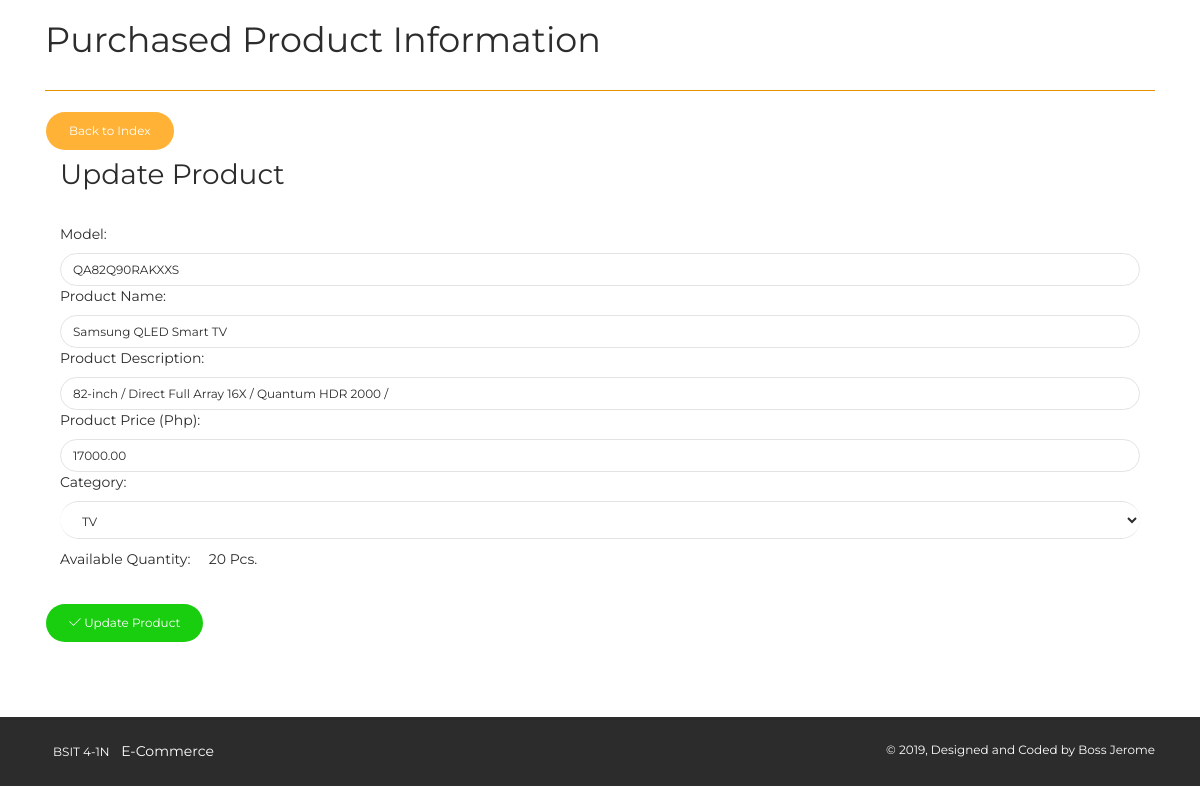
Screenshot of /appliances-shop/pages/product_update.php?prod_id=1 with the database file from the repository.
### tables this page shows
CREATE TABLE `products` (
  `prod_id` int(11) NOT NULL,
  `prod_name` varchar(100) NOT NULL,
  `prod_desc` varchar(500) NOT NULL,
  `prod_qty` int(11) NOT NULL,
  `prod_price` decimal(10,2) NOT NULL,
  `category` varchar(100) NOT NULL,
  `prod_serial` varchar(50) NOT NULL,
  `prod_pic1` varchar(500) NOT NULL,
  `prod_pic2` varchar(500) NOT NULL,
  `prod_pic3` varchar(500) NOT NULL
);

### appliances-shop/pages/product_update.php (the view, shortened to what this page needs)
<?php
include("../config/dbconn.php");
?>
<?php
$id=isset($_GET['prod_id']) ? $_GET['prod_id'] : die('ERROR: Record ID not found.');
$result = mysqli_query($dbconn, "SELECT * FROM products WHERE prod_id=$id");
while($res = mysqli_fetch_array($result))
{
    $prod_name = $res['prod_name'];
    $prod_desc = $res['prod_desc'];
    $prod_qty = $res['prod_qty'];
    $prod_price = $res['prod_price'];
    $prod_serial = $res['prod_serial'];
}
?>
<!DOCTYPE html>
<html lang="en">
<head>
    <link rel="stylesheet" href="https://maxcdn.bootstrapcdn.com/font-awesome/latest/css/font-awesome.min.css" />
    <link href="../assets/css/bootstrap.min.css" rel="stylesheet" />
    <link href="../assets/css/now-ui-kit.css?v=1.1.0" rel="stylesheet" />
    <link href="../assets/css/demo.css" rel="stylesheet" />
</head>
<body class="index-page sidebar-collapse">
    <div class="wrapper">
<br>
        <div class="main">
            <div class="section section-basic">
                <div class="container">
                      <h2>Purchased Product Information</h2>
                      <hr color="orange">
                      <a href='admin_panel.php' class='btn btn-warning btn-round'>Back to Index</a>
                <br>
                <div class="col-md-12">
    <div class="panel panel-success panel-size-custom">
  <div class="panel-heading"><h3>Update Product</h3></div>
  <div class="panel-body">
    <form action="product_update.php" method="post">
        <div class="form group">
            <label for="prod_name">Model:</label>
            <input type="text" class="form-control" id="prod_serial" name="prod_serial" value="<?php echo $prod_serial;?>">
            <label for="prod_name">Product Name:</label>
            <input type="text" class="form-control" id="prod_name" name="prod_name" value="<?php echo $prod_name;?>">
            <label for="prod_desc">Product Description:</label>
            <input type="text" class="form-control" id="prod_desc" name="prod_desc" value="<?php echo $prod_desc;?>">
            <label for="prod_price">Product Price (Php):</label>
            <input type="text" class="form-control" id="prod_price" name="prod_price" value="<?php echo $prod_price;?>">
                        <label for="category">Category:</label>
                        <div class="input-group">
                            <select class="form-control" id="category" name="category" required>
                              <?php
                              include('../config/dbconn.php');
                              $query=mysqli_query($dbconn,"SELECT cat_name FROM category ")or die(mysqli_error());
                              while($row=mysqli_fetch_array($query)){
                              ?>
                                <option value="<?php echo $row['cat_name'];?>"><?php echo $row['cat_name'];?></option>
                                <?php }?>
                            </select>
                        </div>
                        <label for="prod_qty" id="prod_qty" name="prod_qty">Available Quantity: &nbsp &nbsp <?php echo $prod_qty;?> Pcs.</label>
                    </div>
                </div>
             </div>
            </div>
            <br>
            <div class="form group">
                <button type="submit" class="btn btn-success btn-round" id="submit" name="update">
                    <i class="now-ui-icons ui-1_check"></i> Update Product
                </button>
            </div>
  </div>
</div>
</div>
<footer class="footer" data-background-color="black">
            <div class="container">
                <nav>
                    <ul>
                        <li>
                            <a href="" target="_blank">
                                BSIT 4-1N
                            </a>
                        </li>
                        <li>
                            E-Commerce
                        </li>
                    </ul>
                </nav>
                <div class="copyright">
                    &copy;
                    , Designed and Coded by Boss Jerome
                </div>
            </div>
        </footer>
    </div>
</body>
</html>

### appliances-shop/assets/css/demo.css (style rules this page uses)
.section-basic { padding-top: 0; }

### rows the page displays
products: prod_serial "QA82Q90RAKXXS", prod_name "Samsung QLED Smart TV", prod_desc "82-inch / Direct Full Array 16X / Quantum HDR 2000 /", prod_price "17000.00", prod_qty "20"

### other values shown
form field category "TV"
